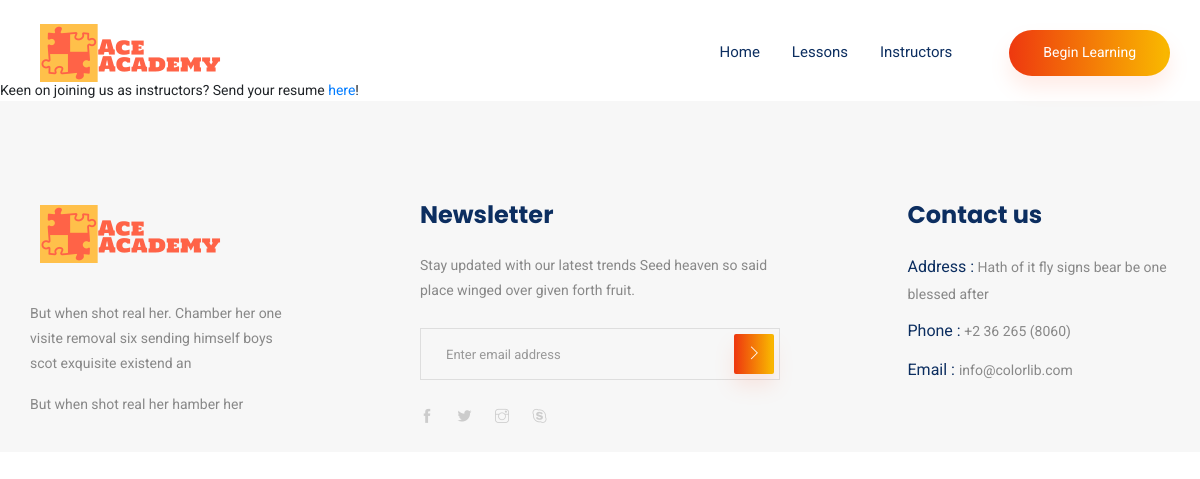
Page /instructors/ on the earlier database version.
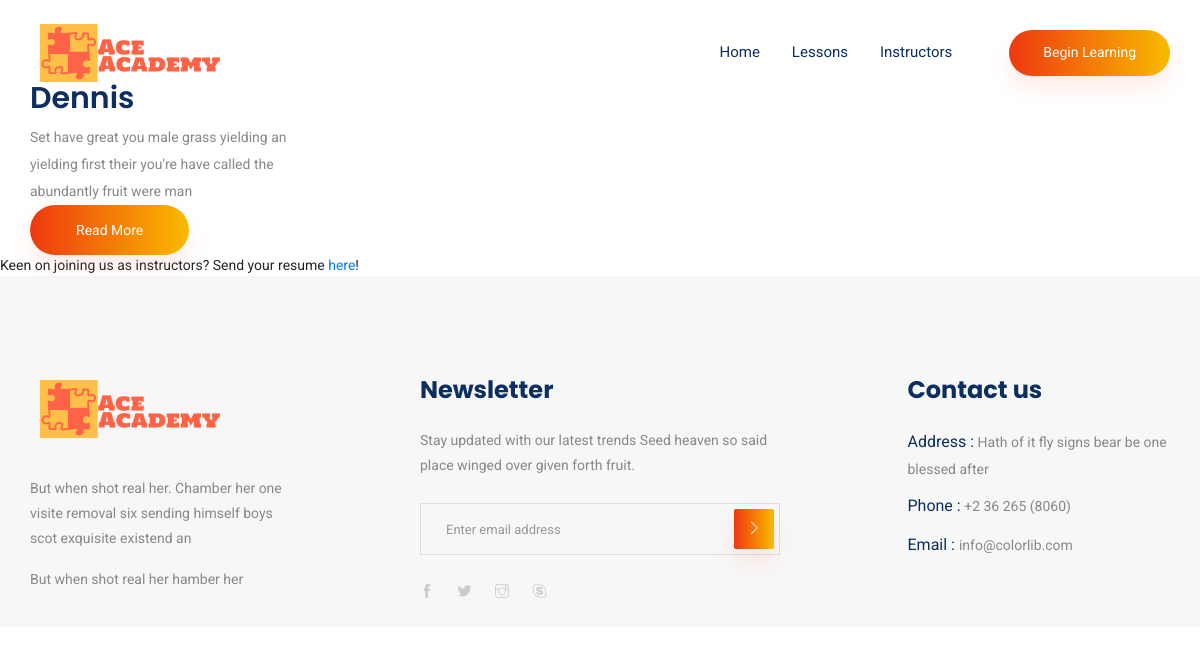
Same page on the later database version.
### lessons/models.py (models this page shows, shortened)
class Instructor(models.Model):
    instructor_full_name = models.CharField(blank=False, max_length=100, validators=[MinLengthValidator(3)])
    instructor_preferred_name = models.CharField(blank=False, max_length=100)
    years_experience = models.IntegerField(blank=False)
    instructor_mobile_number = PhoneNumberField(blank=False)
    qualifications = models.TextField(blank=False)

### lessons/views.py (the view)
# urls.py: path('instructors/', lessons.views.view_instructors_public),
def view_instructors_public(request):
    instructors = Instructor.objects.all()
    return render(request, 'lessons/view_instructors_public.html', {
        'instructors': instructors
    })

### cart/contexts.py (called while the page is built)
def cart_contents(request):
    cart = request.session.get("shopping_cart", {})
    return {
        'shopping_cart': cart,
        'number_of_items': len(cart)
    }

### lessons/templates/lessons/view_instructors_public.html
{% extends 'index_public.html' %}
{% load static %}
{%block content%}
<section class="special_cource padding_top">
    <div class="container">
        <div class="row">
            {% for instructor in instructors %}
            <div class="col-sm-3 col-xl-3 align-self-center">
                <div class="single_feature_text ">
                    <h2>{{instructor.instructor_preferred_name}}</h2>
                    <p>Set have great you male grass yielding an yielding first their you're
                        have called the abundantly fruit were man </p>
                    <a href="#" class="btn_1">Read More</a>
                </div>
            </div>
            {%endfor%}
        </div>
    </div>
</section>
Keen on joining us as instructors? Send your resume <a href="mailto:hsu.enyang@gmail.com">here</a>!
{%endblock%}

Differences in the rows shown:
added Instructor: instructor_preferred_name "Dennis"
